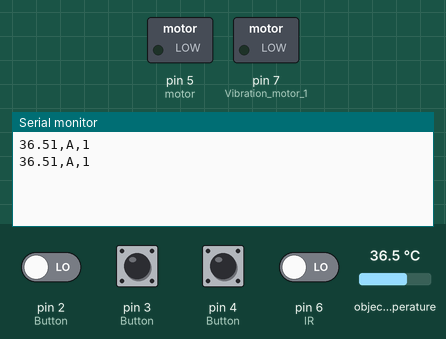
This sketch was run on a simulated Arduino Uno, built with avr-gcc and run on an emulated ATmega328P. On the bench: switched loads named in the sketch (green lamp = pin HIGH), the last lines printed to the serial monitor. The test bench sets the inputs (shaded band); at power-on: pin 2 (Button), pin 3 (Button), pin 4 (Button), pin 6 (IR) LOW, object temperature 36.5 °C.

Above: at 1.8 s.
1.9 s: pin 3 (Button) pulled HIGH for 1.2 s
At 2.8 s:
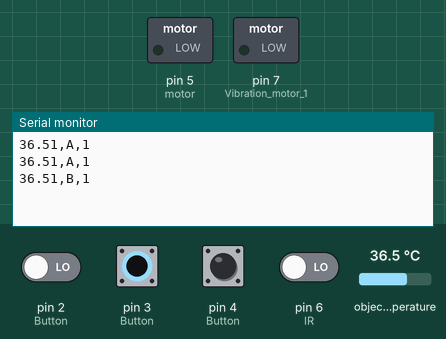
4.6 s: pin 4 (Button) pulled HIGH for 1.2 s
At 5.6 s:
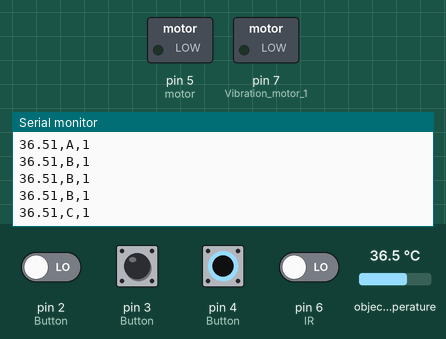

The sketch:

Device.ino
```cpp
#include <Adafruit_MLX90614.h>


int buttonstateA= 0;
int buttonstateB= 0;
int buttonstateC= 0;

int counter = 0;
int currentStateCLK;
int lastStateCLK;
String currentDir ="";
unsigned long lastButtonPress = 0;

char button ='A';


Adafruit_MLX90614 mlx = Adafruit_MLX90614();

void setup() {

  mlx.begin();

  pinMode(2, INPUT); // 2 ------> Button A
  pinMode(3, INPUT); // 3 ------> Button B
  pinMode(4, INPUT); // 4 ------> Button C
  pinMode(5, OUTPUT);// 5 ------> Vibration motor
  pinMode(6, INPUT); // 6 ------> IR
  pinMode(7, OUTPUT); // Vibration motor 1
  Serial.begin(9600); // opens serial port, sets data rate to 9600 bps
}


void loop() {
  //Serial.print("Ambient = "); Serial.print(mlx.readAmbientTempC());
 // Serial.print("*C\tObject = ");
 Serial.print(mlx.readObjectTempC());
 Serial.print(",");

  buttonstateA = digitalRead(2);
  if (buttonstateA == HIGH) {
    button = 'A';
  }

  buttonstateB = digitalRead(3);
  if (buttonstateB == HIGH) {
    button = 'B';
  }

  buttonstateC = digitalRead(4);
  if (buttonstateC == HIGH) {
    button = 'C';
  }
  Serial.print(button);
  Serial.print(",");

  int IRStatus = digitalRead(6);
  if (IRStatus == 1)
  {
    Serial.print("0");
  }
  else  {
    Serial.print("1");
  }
  int k = 0;
  if(k == 1){
    digitalWrite(7, HIGH);
    delay(3000);
    digitalWrite(7, LOW);
  }
  Serial.println();
  delay(1000);
  }
```

Measured:
- after the input at 1.9 s, the serial monitor: prints a new line after 0.10 s (image 1)
- after the input at 4.6 s, the serial monitor: prints a new line after 0.41 s (image 2)
